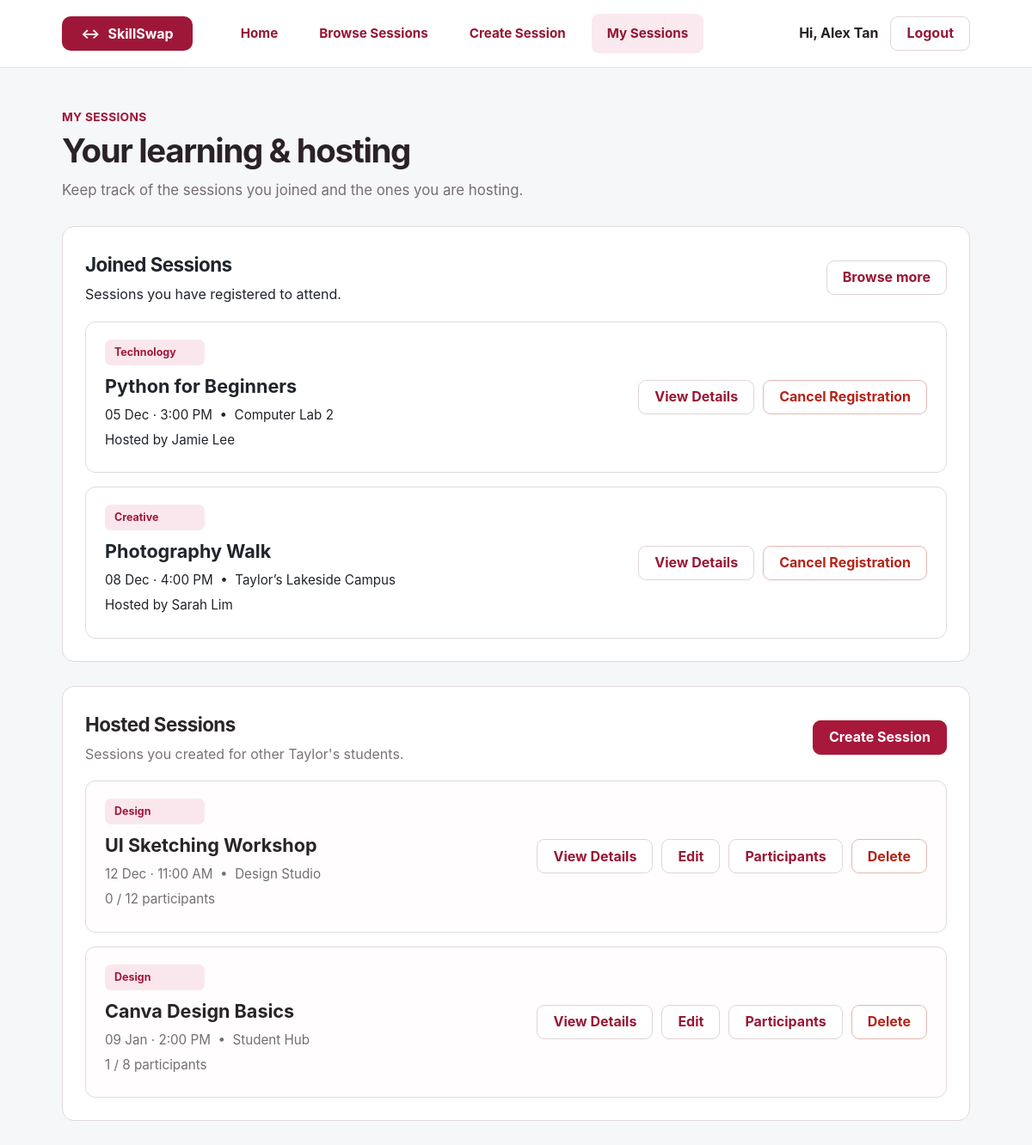
Page /my_sessions.php (signed in) on the committed database.
### tables this page shows
CREATE TABLE `skill_sessions` (
  `session_id` int NOT NULL,
  `creator_id` int NOT NULL,
  `title` varchar(150) NOT NULL,
  `category` varchar(50) NOT NULL,
  `description` text NOT NULL,
  `session_date` date NOT NULL,
  `session_time` time NOT NULL,
  `location` varchar(150) NOT NULL,
  `capacity` int NOT NULL
);

CREATE TABLE `users` (
  `user_id` int NOT NULL,
  `name` varchar(100) NOT NULL,
  `email` varchar(150) NOT NULL,
  `password` varchar(255) NOT NULL,
  `role` varchar(20) NOT NULL DEFAULT 'student'
);

### my_sessions.php (the view, shortened to what this page needs)
<?php
require_once "pdo.php";
$user_id = (int)$_SESSION["user_id"];
$joinedStmt = $pdo->prepare(
    "SELECT
        skill_sessions.session_id,
        skill_sessions.title,
        skill_sessions.category,
        skill_sessions.session_date,
        skill_sessions.session_time,
        skill_sessions.location,
        users.name AS creator_name
     FROM registrations
     JOIN skill_sessions
        ON registrations.session_id = skill_sessions.session_id
     JOIN users
        ON skill_sessions.creator_id = users.user_id
     WHERE registrations.user_id = ?
     ORDER BY skill_sessions.session_date ASC, skill_sessions.session_time ASC"
);
$joinedStmt->execute([$user_id]);
$joinedSessions = $joinedStmt->fetchAll(PDO::FETCH_ASSOC);
$hostedStmt = $pdo->prepare(
    "SELECT
        skill_sessions.session_id,
        skill_sessions.title,
        skill_sessions.category,
        skill_sessions.session_date,
        skill_sessions.session_time,
        skill_sessions.location,
        skill_sessions.capacity,
        COUNT(registrations.registration_id) AS joined_count
     FROM skill_sessions
     LEFT JOIN registrations
        ON skill_sessions.session_id = registrations.session_id
     WHERE skill_sessions.creator_id = ?
     GROUP BY
        skill_sessions.session_id,
        skill_sessions.title,
        skill_sessions.category,
        skill_sessions.session_date,
        skill_sessions.session_time,
        skill_sessions.location,
        skill_sessions.capacity
     ORDER BY skill_sessions.session_date ASC, skill_sessions.session_time ASC"
);
$hostedStmt->execute([$user_id]);
$hostedSessions = $hostedStmt->fetchAll(PDO::FETCH_ASSOC);
?>
<!DOCTYPE html>
<html lang="en">
<head>
    <link rel="stylesheet" href="style.css">
</head>
<body class="my-sessions-page">
    <header class="site-header">
        <div class="site-header-inner">
            <a class="brand-mark" href="index.php">
                <span class="brand-icon">&harr;</span>
                <span>SkillSwap</span>
            </a>
            <nav class="main-nav">
                <a class="nav-link" href="index.php">Home</a>
                <a class="nav-link" href="browse_sessions.php">Browse Sessions</a>
                <a class="nav-link" href="create_session.php">Create Session</a>
                <a class="nav-link active" href="my_sessions.php">My Sessions</a>
            </nav>
            <div class="nav-account">
                <a class="user-link" href="profile.php">
                    Hi, <?php echo htmlentities($_SESSION["name"]); ?>
                </a>
                <a class="btn btn-outline btn-small" href="logout.php">Logout</a>
            </div>
        </div>
    </header>
    <main class="my-sessions-main">
        <div class="page-heading">
            <p class="eyebrow">MY SESSIONS</p>
            <h1>Your learning & hosting</h1>
            <p>Keep track of the sessions you joined and the ones you are hosting.</p>
        </div>
        <section class="sessions-panel">
            <div class="sessions-panel-heading">
                <div>
                    <h2>Joined Sessions</h2>
                    <p>Sessions you have registered to attend.</p>
                </div>
                <a class="btn btn-outline btn-small" href="browse_sessions.php">Browse more</a>
            </div>
            <?php if (count($joinedSessions) == 0): ?>
                <div class="empty-card">
                    <p>You have not joined any sessions yet.</p>
                    <a class="btn btn-primary btn-small" href="browse_sessions.php">Browse Sessions</a>
                </div>
            <?php else: ?>
                <div class="session-list">
                    <?php foreach ($joinedSessions as $session): ?>
                        <article class="session-row-card">
                            <div class="session-row-main">
                                <span class="category-badge">
                                    <?php echo htmlentities($session["category"]); ?>
                                </span>
                                <h3><?php echo htmlentities($session["title"]); ?></h3>
                                <p class="session-meta">
                                    <?php echo date("d M", strtotime($session["session_date"])); ?>
                                    ·
                                    <?php echo date("g:i A", strtotime($session["session_time"])); ?>
                                    &nbsp;&bull;&nbsp;
                                    <?php echo htmlentities($session["location"]); ?>
                                </p>
                                <p class="session-host">
                                    Hosted by <?php echo htmlentities($session["creator_name"]); ?>
                                </p>
                            </div>
                            <div class="session-row-actions">
                                <a
                                    class="btn btn-outline btn-small"
                                    href="session_details.php?id=<?php echo (int)$session["session_id"]; ?>"
                                >View Details</a>
                                <form class="inline-action-form" method="POST" action="cancel_registration.php">
                                    <button class="btn btn-outline btn-small danger-outline" type="submit">
                                        Cancel Registration
                                    </button>
                                </form>
                            </div>
                        </article>
                    <?php endforeach; ?>
                </div>
            <?php endif; ?>
        </section>
        <section class="sessions-panel">
            <div class="sessions-panel-heading">
                <div>
                    <h2>Hosted Sessions</h2>
                    <p>Sessions you created for other Taylor's students.</p>
                </div>
                <a class="btn btn-primary btn-small" href="create_session.php">Create Session</a>
            </div>
            <?php if (count($hostedSessions) == 0): ?>
                <div class="empty-card">
                    <p>You have not created any sessions yet.</p>
                    <a class="btn btn-primary btn-small" href="create_session.php">Create Your First Session</a>
                </div>
            <?php else: ?>
                <div class="session-list">
                    <?php foreach ($hostedSessions as $session): ?>
                        <article class="session-row-card hosted-row-card">
                            <div class="session-row-main">
                                <span class="category-badge">
                                    <?php echo htmlentities($session["category"]); ?>
                                </span>
                                <h3><?php echo htmlentities($session["title"]); ?></h3>
                                <p class="session-meta">
                                    <?php echo date("d M", strtotime($session["session_date"])); ?>
                                    ·
                                    <?php echo date("g:i A", strtotime($session["session_time"])); ?>
                                    &nbsp;&bull;&nbsp;
                                    <?php echo htmlentities($session["location"]); ?>
                                </p>
                                <p class="session-host">
                                    <?php echo (int)$session["joined_count"]; ?> /
                                    <?php echo (int)$session["capacity"]; ?> participants
                                </p>
                            </div>
                            <div class="session-row-actions hosted-actions">
                                <a
                                    class="btn btn-outline btn-small"
                                    href="session_details.php?id=<?php echo (int)$session["session_id"]; ?>"
                                >View Details</a>
                                <a
                                    class="btn btn-outline btn-small"
                                    href="edit_session.php?id=<?php echo (int)$session["session_id"]; ?>"
                                >Edit</a>
                                <a
                                    class="btn btn-outline btn-small"
                                    href="participants.php?id=<?php echo (int)$session["session_id"]; ?>"
                                >Participants</a>
                                <a
                                    class="btn btn-outline btn-small danger-outline"
                                    href="delete_session.php?id=<?php echo (int)$session["session_id"]; ?>"
                                >Delete</a>
                            </div>
                        </article>
                    <?php endforeach; ?>
                </div>
            <?php endif; ?>
        </section>
    </main>
</body>
</html>

### rows in the picture
skill_sessions: category "Technology", title "Python for Beginners", session_date "05 Dec", session_time "3:00 PM", location "Computer Lab 2", creator.name "Jamie Lee"
skill_sessions: category "Creative", title "Photography Walk", session_date "08 Dec", session_time "4:00 PM", location "Taylor’s Lakeside Campus", creator.name "Sarah Lim"
skill_sessions: category "Design", title "UI Sketching Workshop", session_date "12 Dec", session_time "11:00 AM", location "Design Studio", joined_count "0", capacity "12"
skill_sessions: category "Design", title "Canva Design Basics", session_date "09 Jan", session_time "2:00 PM", location "Student Hub", joined_count "1", capacity "8"

### other values in the picture
$_SESSION["name"] "Alex Tan"
